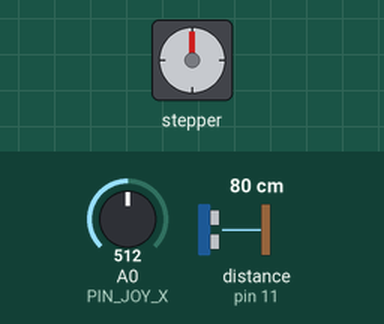
Simulated run of this sketch. Board: Arduino Mega 2560, built with avr-gcc and run on an emulated ATmega2560. On the bench: stepper motor. Wiring (inferred from the names in the program): ultrasonic range finder: trigger pin 10; echo pin 11. The test bench sets the inputs (shaded band); at power-on: A0 (PIN_JOY_X) = 512, distance to the obstacle (sensor on pin 11) 80 cm. The echo pulse lasts 58.3 µs per cm; stepper angles assume 2048 steps per turn; what the sketch prints to the serial monitor is not drawn.

Above: at 6.2 s.
6.3 s: A0 (PIN_JOY_X) set to 468
7.8 s: A0 (PIN_JOY_X) set to 451
At 10.3 s:
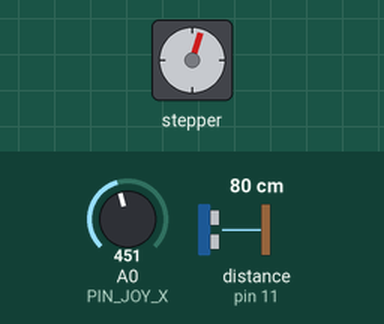
10.8 s: A0 (PIN_JOY_X) set to 390
At 11.74 s:
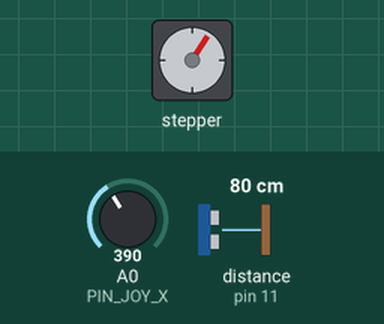
13.8 s: distance to the obstacle (sensor on pin 11) set to 9 cm
At 14.23 s:
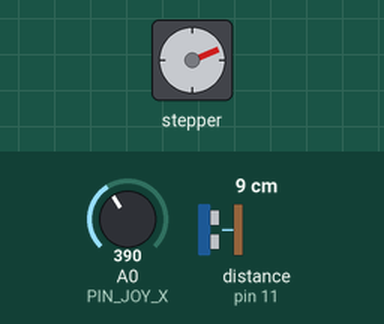
16.8 s: A0 (PIN_JOY_X) set to 562
18.3 s: A0 (PIN_JOY_X) set to 573
At 18.69 s:
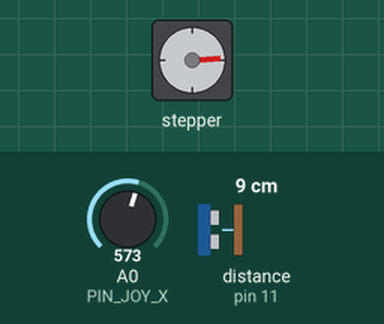
Timing chart, 0 to 30.4 s (numbered marks = the images above; inputs shaded):
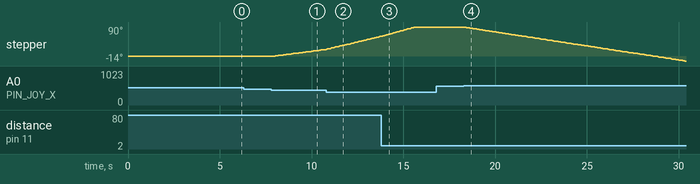

Measured:
- the behaviour switches between 452 and 451 on A0 (PIN_JOY_X) (found by bisection; images 0 and 1)
- the behaviour switches between 572 and 573 on A0 (PIN_JOY_X) (found by bisection; images 3 and 4)
- after the input at 7.8 s, stepper: keeps turning clockwise at about 8°/s, starting after 0.12 s
- after the input at 18.3 s, stepper: keeps turning counter-clockwise at about 9°/s, starting at once

The sketch:

radar_joystick_stepper.ino
```cpp
// radar_joystick_stepper -- Home Radar 2.0, hand-steered.
//
// The stepper edition of 1.0's radar_joystick v3: you aim the beam with the
// joystick, the sensor pings wherever you point, the board remembers the
// latest range at each bearing and streams the whole picture in the same
// S/R/E protocol -- so run_radar.py / the scope work unchanged.
//
// Keeps v3's search/track split:
//   * Parked (still for SETTLE_MS): median of 3 pings ("track mode").
//   * Slow pan: one quick ping per step, picture paints as you sweep
//     ("search mode"); too-close readings while moving are mount ringing.
//   * Fast pan: no pings -- a hard-driven mount vibrates and the
//     transducer hears its own ringing as phantom close targets.
// New for the stepper: coils release when parked (saves the USB budget,
// quiets the rails), and the centering ritual replaces the servo's
// known-angle luxury.
//
// Wiring (docs/stepper-wiring.html -- everything on Arduino 5V/USB):
//   D2->IN1  D3->IN2  D4->IN3  D5->IN4      HC-SR04: TRIG->D10 ECHO->D11
//   Joystick: VRx->A0                        power: 5V/GND rails + capacitor
//
// Startup: point the sensor STRAIGHT AHEAD by hand within 5 seconds,
// hands OFF the stick (it self-calibrates its center at boot).

#include <Stepper.h>

// ---------------------------------------------------------------- config ---
const int STEPS_PER_REV = 2048;
Stepper motor(STEPS_PER_REV, 2, 4, 3, 5);   // library wants 1-3-2-4 order
const int COIL_PIN_FIRST = 2;
const int COIL_PIN_LAST  = 5;

const int PIN_TRIG  = 10;
const int PIN_ECHO  = 11;
const int PIN_JOY_X = A0;

const int   JOY_DIRECTION = 1;    // set to -1 if push-right steers left
const int   DEADZONE      = 60;   // stick wiggle that counts as "centered"
const float MAX_SPEED     = 2.0;  // degrees per loop at full push
const int   MOTOR_RPM     = 14;

const int   STEP_DEG = 5;         // bearing resolution of the stored picture
const int   N_CELLS  = 37;        // 0..180 in 5 degree cells

const float SPEED_OF_SOUND = 343.0;   // m/s at 20 C (68 F)
const float MAX_RANGE_M    = 4.0;
const unsigned long ECHO_TIMEOUT_US = 25000UL;

const unsigned long SETTLE_MS   = 60;   // still this long -> parked: median-of-3
const float PAN_PING_MAX_STEP   = 1.5;  // deg/loop; panning slower still pings
const float PAN_MIN_RANGE_M     = 0.15; // closer than this while panning = ringing
const unsigned long PING_GAP_MS = 30;   // between the 3 pings of one median
const unsigned long EMIT_MS     = 300;  // how often to send the picture

// ------------------------------------------------------------------ state ---
float angle = 90.0;               // where the beam points (0=right, 180=left)
long  positionSteps = 0;          // shaft position in steps; 0 = 0 deg
float cells[N_CELLS];
unsigned long frame = 0;
unsigned long lastEmit = 0;
unsigned long lastMove = 0;
int  joyCenter = 512;
bool coilsOn = true;

long angleToSteps(float deg) {
  return JOY_DIRECTION * (long)(deg * (STEPS_PER_REV / 2) / 180.0 + 0.5);
}

// Point the beam. Computes the target from the ANGLE every time, so
// rounding never accumulates lap after lap.
void aim(float bearing) {
  long target = angleToSteps(bearing);
  if (target != positionSteps) {
    motor.step((int)(target - positionSteps));
    positionSteps = target;
    coilsOn = true;
  }
}

void releaseCoils() {
  // ~240 mA even at rest, and electrical noise on the rails while the
  // sensor listens. Off while parked; next step re-energizes them.
  if (coilsOn) {
    for (int p = COIL_PIN_FIRST; p <= COIL_PIN_LAST; p++) digitalWrite(p, LOW);
    coilsOn = false;
  }
}

void setup() {
  Serial.begin(115200);
  pinMode(PIN_TRIG, OUTPUT);
  pinMode(PIN_ECHO, INPUT);
  digitalWrite(PIN_TRIG, LOW);
  motor.setSpeed(MOTOR_RPM);

  // centering ritual: the human sets the reference, the firmware keeps it
  Serial.println(F("# CENTERING: point the sensor STRAIGHT AHEAD by hand."));
  Serial.println(F("# Hands off the joystick. 5 seconds..."));
  delay(5000);
  positionSteps = angleToSteps(90.0);   // "here" is 90 deg by definition
  lastMove = millis();

  // Measure the stick's true resting value instead of assuming 512 (the
  // centered reading is half the rail voltage, and rails vary). A held
  // stick or loose wire at boot gives nonsense: fall back to 512.
  long sum = 0;
  for (int i = 0; i < 16; i++) { sum += analogRead(PIN_JOY_X); delay(5); }
  int measured = sum / 16;
  joyCenter = (measured > 400 && measured < 624) ? measured : 512;

  for (int i = 0; i < N_CELLS; i++) cells[i] = -1.0;   // nothing seen yet

  Serial.print(F("# radar_joystick_stepper v1 fov=180 step="));
  Serial.print(STEP_DEG);
  Serial.print(F(" c="));
  Serial.print(SPEED_OF_SOUND, 1);
  Serial.print(F(" joyCenter="));
  Serial.println(joyCenter);
}

// One ping. Range in metres, or -1.0 for no echo.
float pingOnce() {
  digitalWrite(PIN_TRIG, LOW);
  delayMicroseconds(4);
  digitalWrite(PIN_TRIG, HIGH);
  delayMicroseconds(10);
  digitalWrite(PIN_TRIG, LOW);

  unsigned long dt = pulseIn(PIN_ECHO, HIGH, ECHO_TIMEOUT_US);
  if (dt == 0) return -1.0;
  float range = (dt * 1e-6 * SPEED_OF_SOUND) / 2.0;
  if (range > MAX_RANGE_M || range < 0.02) return -1.0;
  return range;
}

// Median of 3: one bad reading gets outvoted; 2 of 3 misses is a miss.
float pingMedian3() {
  float a = pingOnce();
  delay(PING_GAP_MS);
  float b = pingOnce();
  delay(PING_GAP_MS);
  float c = pingOnce();

  if (a > b) { float t = a; a = b; b = t; }
  if (b > c) { float t = b; b = c; c = t; }
  if (a > b) { float t = a; a = b; b = t; }
  return b;
}

// The whole remembered picture as one S/R.../E frame -- radar_sweep's
// protocol exactly, so the Python side needs no changes.
void emitFrame() {
  Serial.print(F("S "));
  Serial.println(frame);
  for (int i = 0; i < N_CELLS; i++) {
    Serial.print(F("R "));
    Serial.print(i);
    Serial.print(' ');
    Serial.print(i * STEP_DEG);
    Serial.print(' ');
    Serial.println(cells[i], 3);
  }
  Serial.print(F("E "));
  Serial.print(frame);
  Serial.print(' ');
  Serial.println(N_CELLS);
  frame++;
}

void loop() {
  // 1. steer: stick deflection sets pan speed, like a drone stick
  int push = analogRead(PIN_JOY_X) - joyCenter;
  float step = 0.0;
  if (abs(push) > DEADZONE) {
    step = -(push / 512.0) * MAX_SPEED;   // stick left = beam toward 180
    angle = constrain(angle + step, 0.0, 180.0);
    aim(angle);
    lastMove = millis();
  }
  delay(20);

  // 2. ping. Parked -> careful (track mode), coils off for a quiet rail.
  //    Slow pan -> quick ping (search mode). Fast pan -> nothing.
  int cell = constrain((int)(angle / STEP_DEG + 0.5), 0, N_CELLS - 1);
  if (millis() - lastMove >= SETTLE_MS) {
    releaseCoils();
    cells[cell] = pingMedian3();
  } else if (fabs(step) <= PAN_PING_MAX_STEP) {
    float r = pingOnce();
    if (r >= 0.0 && r < PAN_MIN_RANGE_M) r = -1.0;   // ringing, not a target
    cells[cell] = r;
  }

  // 3. send the full picture to the scope
  if (millis() - lastEmit >= EMIT_MS) {
    emitFrame();
    lastEmit = millis();
  }
}
```
